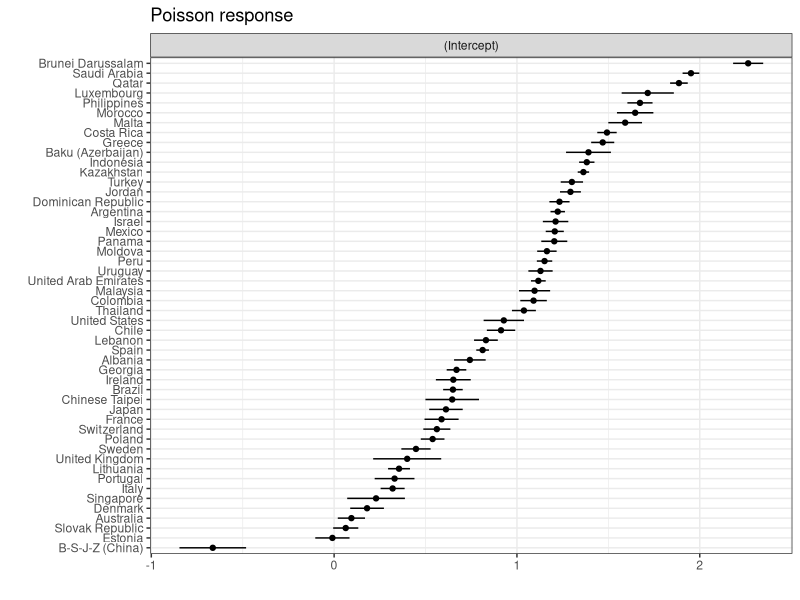
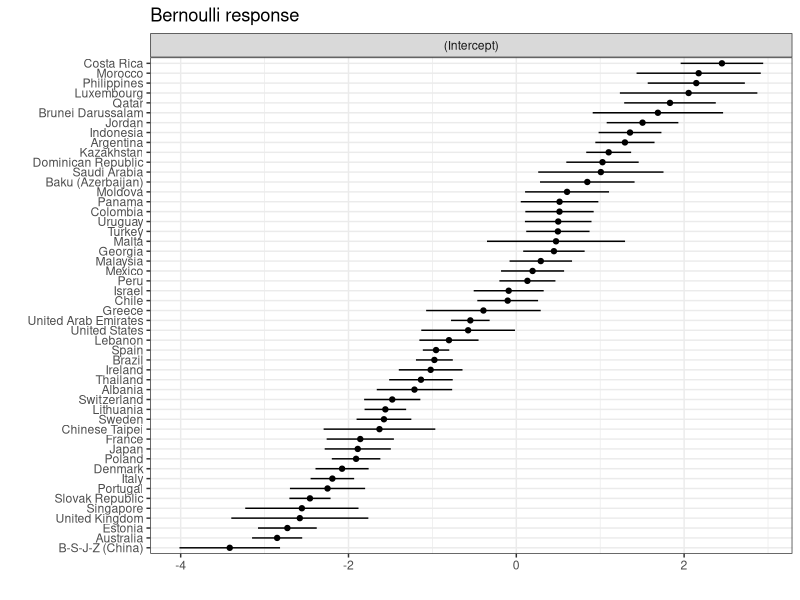
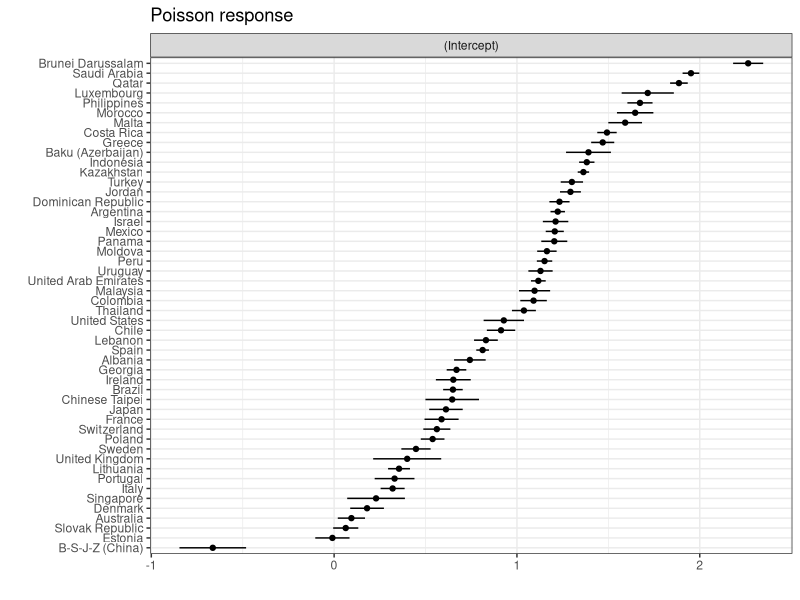
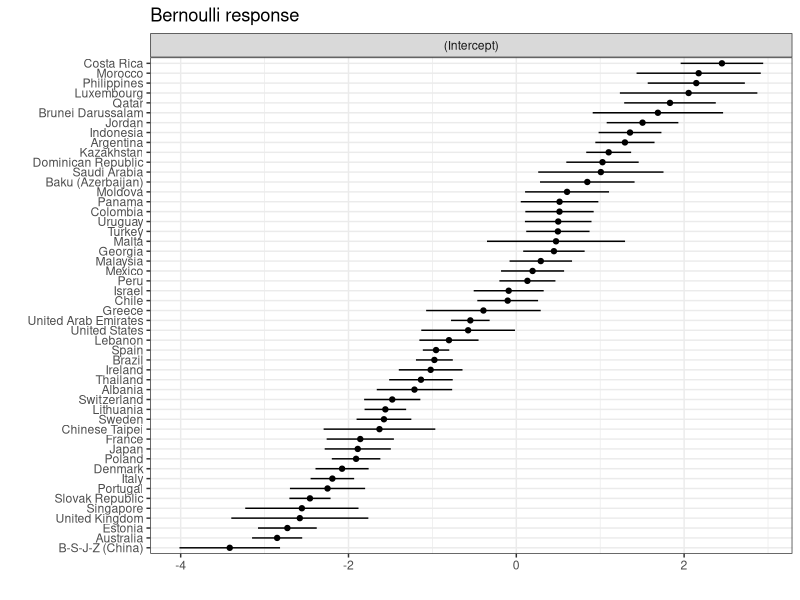

Write R code to recreate these figures, in order.
## PARAMETRIC GLMM applied to case study
## Outputs are saved into df_level2_pred.csv

#__________________
## Libraries import
library(nlme)
library(lme4)
library(lattice)
library(dplyr)
library(readr)

#__________________
## Dataframe import
df <- read_csv("data/df_level2.csv") 


#_________________
## A) POISSON response

# fit the model without fixed intercept
modPoi = glmer(Y_MATH ~ -1 + (1 | CNT) + scale(mean_ESCS_std) + scale(SCHSIZE), 
             data = df,
             family = poisson(link = "log"))

summary(modPoi)

df$pred_GLMM_Poi <- predict(modPoi, df, type="response")

for(i in sort(as.vector(ranef(modPoi)$CNT$`(Intercept)`))){
  print(i)
}

# Comparison with SPGLMM - 0.10
# cl1 = c(-0.6637204)
# cl2 = c(-0.009361374, 0.06354283, 0.09452822)
# cl3 = c(0.1802348)
# cl4 = c(0.2293667, 0.3190011, 0.3306704, 0.355101, 0.3996913)
# cl5 = c(0.4477434)
# cl6 = c(0.5388644, 0.5619767, 0.5877496)
# cl7 = c(0.611759, 0.6459514, 0.6499074, 0.6519647, 0.6694407, 0.7425767)
# cl8 = c(0.8123168, 0.8304315)
# cl9 = c(0.9129981, 0.9282129)
# cl10 = c(1.038195)
# cl11 = c(1.090903, 1.096447, 1.117065, 1.128946, 1.151037, 1.163918)
# cl12 = c(1.204267, 1.206962, 1.211373, 1.223169, 1.232676)
# cl13 = c(1.292723, 1.300559)
# cl14 = c(1.363591, 1.382112, 1.391345)
# cl15 = c(1.469199, 1.492546)
# cl16 = c(1.592016, 1.646719, 1.672995, 1.715485)
# cl17 = c(1.886058, 1.951902)
# cl18 = c(2.264779)
# mean(cl17)
# median(cl17)

rr1 <- ranef(modPoi)
dd <- as.data.frame(rr1)
if (require(ggplot2)) {
  ggplot(dd, aes(y=grp,x=condval)) +
    geom_point() + facet_wrap(~term,scales="free_x") +
    geom_errorbarh(aes(xmin=condval -2*condsd,
                       xmax=condval +2*condsd), height=0) + 
    theme_bw() + xlab("") + ylab('') +
    ggtitle("Poisson response")
}

ggsave(filename = 'ran_int_Poi.pdf',
       plot = last_plot(),
       device = NULL,
       scale = 1,
       width = 4.5,
       height = 6,
       units = "in",
       dpi = 300,
       limitsize = TRUE,
       bg = NULL)



#_________________
## B) BERNOULLI response

# fit the model without fixed intercept
modBer = glmer(Y_BIN_MATH ~ -1 + (1 | CNT) + scale(SCHSIZE) + scale(mean_ESCS_std), 
             data = df,
             family = binomial(link = "logit"))
summary(modBer)
df$pred_GLMM_Ber <- predict(modBer, df, type="response")


for(i in sort(as.vector(ranef(modBer)$CNT$`(Intercept)`))){
  print(i)
}

# Comparison with SPGLMM - 0.10
# cl1 = c(-3.415181)
# cl2 = c(-2.850339, -2.728251, -2.580062, -2.555669, -2.459209)
# cl3 = c(-2.249702, -2.192072, -2.07657, -1.909449, -1.889586, -1.859599)
# cl4 = c(-1.630777, -1.577379, -1.560625, -1.478611)
# cl5 = c(-1.213728, -1.136315, -1.020824, -0.9762979, -0.9566202, -0.8025527, -0.5742199)
# cl6 = c(-0.5479114, -0.3919152)
# cl7 = c(-0.1027254, -0.09072938, 0.1323335)
# cl8 = c(0.1938825, 0.2918777, 0.4482877, 0.473373, 0.4955949, 0.4995587, 0.5146097, 0.5154467, 0.6047943)
# cl9 = c(0.8461147, 1.007735, 1.027267, 1.100976, 1.294551, 1.355183, 1.504317)
# cl10 = c(1.687466, 1.83161, 2.053708, 2.145012, 2.173451, 2.450684)
# mean(cl3)
# std(cl3)
  
rr1 <- ranef(modBer)
dd <- as.data.frame(rr1)
if (require(ggplot2)) {
  ggplot(dd, aes(y=grp,x=condval)) +
    geom_point() + facet_wrap(~term,scales="free_x") +
    geom_errorbarh(aes(xmin=condval -2*condsd,
                       xmax=condval +2*condsd), height=0) + 
    theme_bw() + xlab("") + ylab('') +
    ggtitle("Bernoulli response")
}

ggsave(filename = 'ran_int_Bern.pdf',
       plot = last_plot(),
       device = NULL,
       scale = 1,
       width = 5,
       height = 6,
       units = "in",
       dpi = 300,
       limitsize = TRUE,
       bg = NULL)


#_________________
## C) POISSON response
# Save the GLMM predictions in df_level2_pred.csv

write.csv(df,"df_level2_pred.csv", row.names = FALSE)




